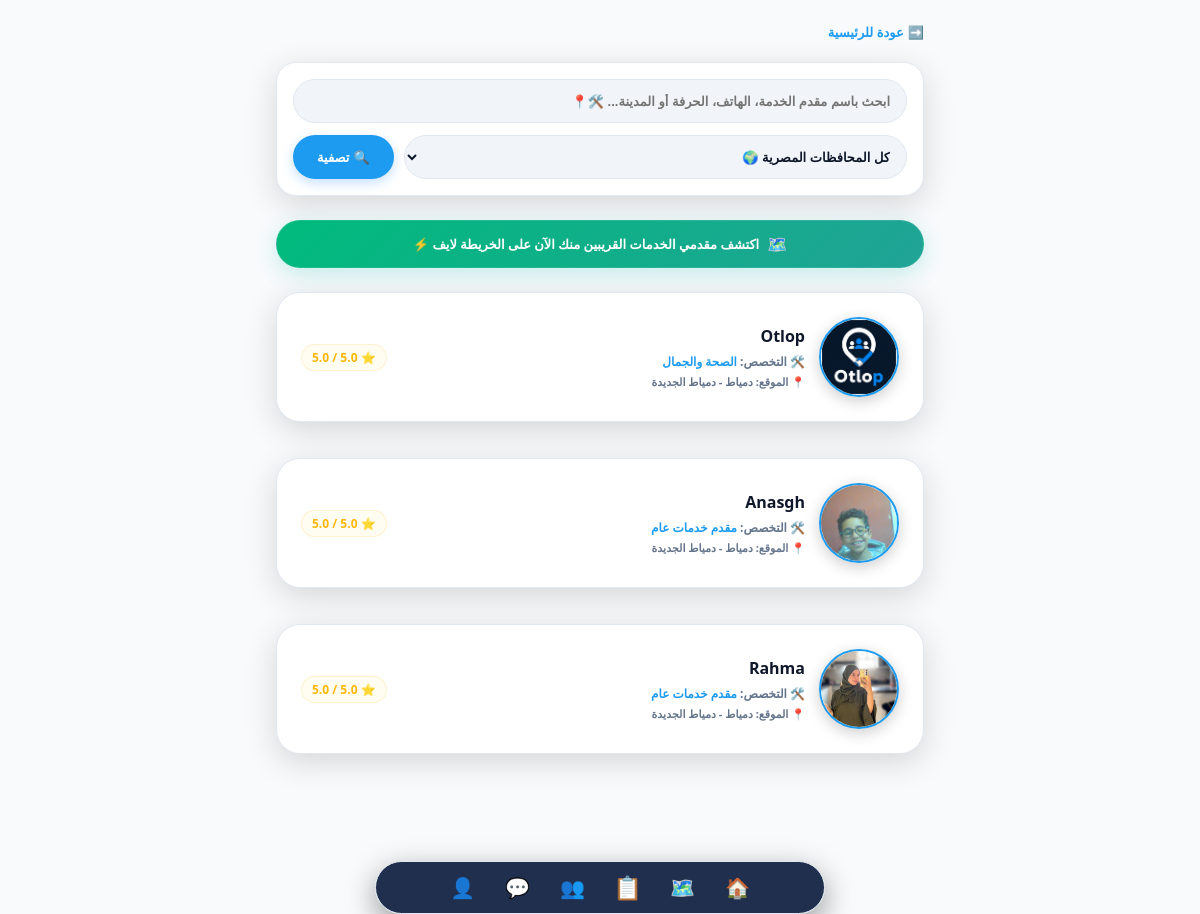
The page /providers/ on the database as committed earlier.
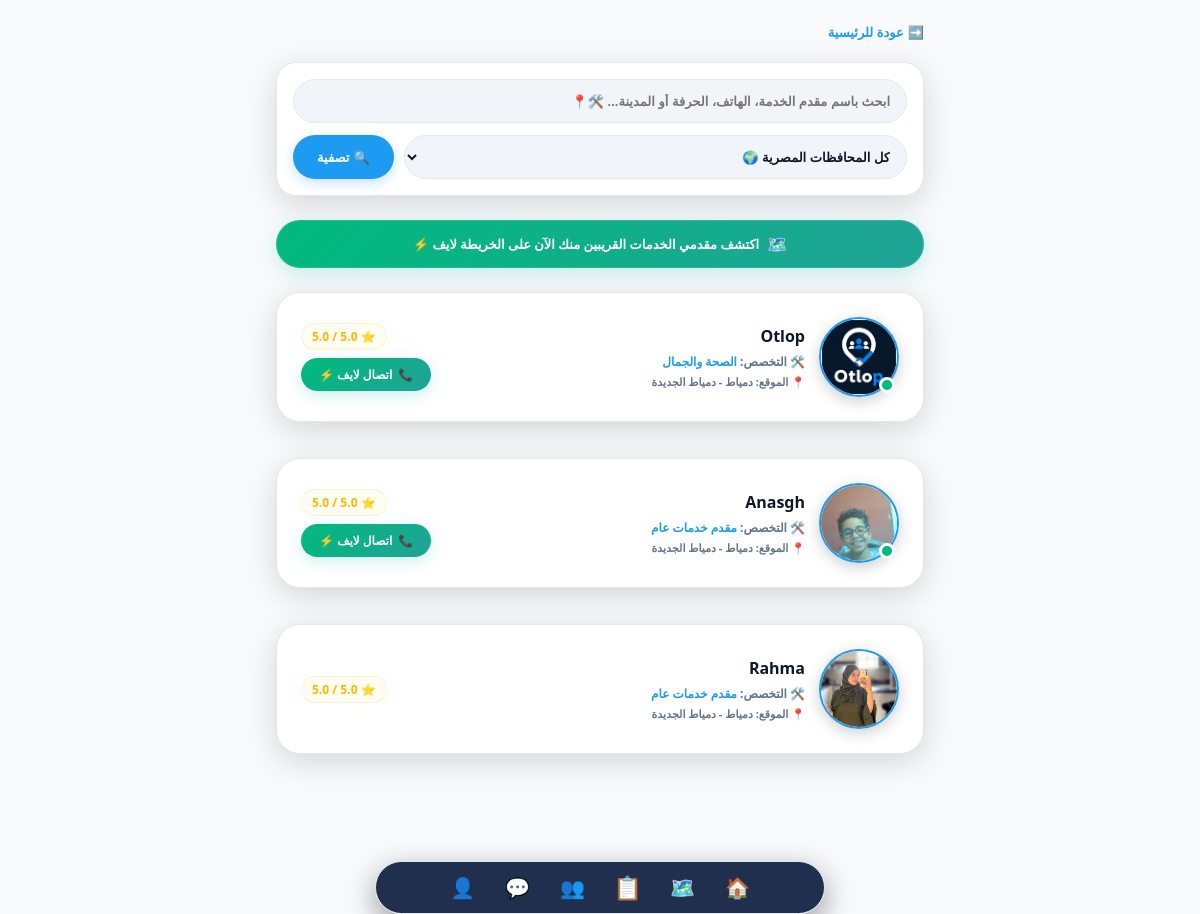
The same page on the database as committed later.
### accounts/models.py (models this page shows, shortened)
class User(AbstractUser):
    USER_TYPE_CHOICES = (
        ('client', 'طالب خدمة'),
        ('provider', 'مقدم خدمة'),
    )
    VERIFICATION_STATUS_CHOICES = (
        ('not_submitted', 'لم يتم تقديم الطلب'),
        ('pending', 'قيد المراجعة والتدقيق'),
        ('verified', 'حساب موثق ومؤكد'),
        ('rejected', 'تم رفض الطلب'),
    )
    phone_number = models.CharField(max_length=15, unique=True, null=True, blank=True, verbose_name="رقم الهاتف")
    user_type = models.CharField(max_length=10, choices=USER_TYPE_CHOICES, default='client', verbose_name="نوع الحساب")
    governorate = models.ForeignKey(Governorate, on_delete=models.SET_NULL, null=True, blank=True, verbose_name="المحافظة")
    city = models.ForeignKey(City, on_delete=models.SET_NULL, null=True, blank=True, verbose_name="المدينة / المركز")
    address_details = models.CharField(max_length=255, blank=True, null=True, verbose_name="تفاصيل العنوان (الشارع / الحي)")
    national_id = models.CharField(max_length=14, blank=True, null=True, verbose_name="الرقم القومي (14 رقم)")
    id_front_image = models.ImageField(upload_to='national_ids/front/', blank=True, null=True, verbose_name="صورة وجه البطاقة")
    id_back_image = models.ImageField(upload_to='national_ids/back/', blank=True, null=True, verbose_name="صورة ظهر البطاقة")
    verification_status = models.CharField(max_length=20, choices=VERIFICATION_STATUS_CHOICES, default='not_submitted', verbose_name="حالة التوثيق")
    category = models.ForeignKey(Category, on_delete=models.SET_NULL, null=True, blank=True, verbose_name="المهنة / التخصص")
    profile_picture = models.ImageField(upload_to='profile_pics/', blank=True, null=True, default='profile_pics/default_user.png', verbose_name="صورة الحساب")
    is_active_now = models.BooleanField(default=False, verbose_name="متاح الآن للعمل")
    latitude = models.FloatField(null=True, blank=True, verbose_name="خط العرض GPS")
    longitude = models.FloatField(null=True, blank=True, verbose_name="خط الطول GPS")
    last_location_update = models.DateTimeField(null=True, blank=True, verbose_name="آخر تحديث للموقع")
    category = models.ForeignKey(
        'Category',
        on_delete=models.SET_NULL,
        null=True,
        blank=True,
        related_name='providers',
        verbose_name="التخصص المهني الرئيسي (للفنيين فقط)"
    )
    interests = models.ManyToManyField(
        'Category',
        blank=True,
        related_name='interested_users',
        verbose_name="الاهتمامات والاحتياجات (لطالبي الخدمة فقط)"
    )
    @property
    def get_average_rating(self):
        ratings = self.received_ratings.all()
        if ratings.exists():
            total_stars = sum(r.stars for r in ratings)
            avg = total_stars / ratings.count()
            return round(avg, 1) # تقريب للرقم مثل 4.5
        return 0.0

class Category(models.Model):
    name_ar = models.CharField(max_length=100, verbose_name="اسم القسم/التخصص بالعربية")
    name_en = models.CharField(max_length=100, verbose_name="اسم القسم/التخصص بالإنجليزية", blank=True, null=True)
    parent = models.ForeignKey(
        'self',
        on_delete=models.CASCADE,
        null=True,
        blank=True,
        related_name='children',
        verbose_name="القسم الأب (اتركه فارغاً ليكون قسماً رئيسياً)"
    )
    icon_emoji = models.CharField(
        max_length=10,
        choices=CATEGORY_EMOJI_CHOICES, # ربط القائمة المنسدلة الذكية
        default="🛠️",
        verbose_name="أيقونة التخصص (إيموجي)"
    )
    created_at = models.DateTimeField(auto_now_add=True)
    class Meta:
        verbose_name = "الالقسم والتخصص"
        verbose_name_plural = "الأقسام والتخصصات"

class Governorate(models.Model):
    name_ar = models.CharField(max_length=100, verbose_name="المحافظة بالكامل (عربي)")
    name_en = models.CharField(max_length=100, verbose_name="المحافظة بالكامل (إنجليزي)")

class City(models.Model):
    governorate = models.ForeignKey(Governorate, on_delete=models.CASCADE, related_name='cities', verbose_name="المحافظة")
    name_ar = models.CharField(max_length=100, verbose_name="المدينة / المركز (عربي)")
    name_en = models.CharField(max_length=100, verbose_name="المدينة / المركز (إنجليزي)")

class Rating(models.Model):
    from_user = models.ForeignKey(User, on_delete=models.CASCADE, related_name='given_ratings')
    to_provider = models.ForeignKey(User, on_delete=models.CASCADE, related_name='received_ratings')
    stars = models.IntegerField(choices=[(i, i) for i in range(1, 6)], verbose_name="عدد النجوم")
    created_at = models.DateTimeField(auto_now_add=True)
    class Meta:
        unique_together = ('from_user', 'to_provider') # منع تكرار التقييم لنفس الشخص

### accounts/views.py (the view)
# urls.py: path('providers/', all_providers_view, name='providers_directory'),
def all_providers_view(request):
    selected_gov = request.GET.get('governorate')
    search_query = request.GET.get('q', '').strip()
    providers = User.objects.filter(user_type='provider')
    if selected_gov:
        providers = providers.filter(governorate_id=selected_gov)
    if search_query:
        providers = providers.filter(
            models.Q(username__icontains=search_query) |
            models.Q(phone_number__icontains=search_query) |
            models.Q(category__name_ar__icontains=search_query)
        ).distinct()
    context = {
        'providers': providers,
        'gov_choices': Governorate.objects.all(),
        'selected_gov': int(selected_gov) if selected_gov else None,
        'search_query': search_query,
    }
    return render(request, 'accounts/providers_directory.html', context)

### accounts/templates/accounts/providers_directory.html (shortened to what the changed rows need)
<!DOCTYPE html>
<html lang="ar" dir="rtl">
<head>
</head>
<body>
    <div class="main-responsive-container">
        <div style="display: flex; flex-direction: column; gap: 16px; width: 100%; box-sizing: border-box;">
            {% for provider in providers %}
                <div class="directory-card">
                    <div style="display: flex; align-items: center; justify-content: space-between; flex-wrap: wrap; gap: 16px; width: 100%; box-sizing: border-box;">
                        <div style="display: flex; align-items: center; gap: 14px;">
                            <a href="{% if request.user.is_authenticated %}{% url 'public_profile' provider.id %}{% else %}{% url 'login' %}{% endif %}" style="text-decoration: none; display: flex; align-items: center; position: relative; flex-shrink: 0;">
                                {% if provider.profile_picture %}
                                    <img src="{{ provider.profile_picture.url }}" class="avatar-directory">
                                {% else %}
                                    <div style="width: 80px; height: 80px; border-radius: 50%; background: var(--input-bg); border: 1px solid var(--border); display: flex; align-items: center; justify-content: center; color: var(--text-muted); font-size: 28px; font-weight: bold;">👤</div>
                                {% endif %}
                                {% if provider.is_active_now %}
                                    <span style="position: absolute; bottom: 4px; right: 4px; width: 16px; height: 16px; background: var(--neon-cyan); border: 3px solid var(--card-bg); border-radius: 50%; animation: status-pulse 2s infinite;"></span>
                                {% endif %}
                            </a>
                            <div style="text-align: right;">
                                <a href="{% if request.user.is_authenticated %}{% url 'public_profile' provider.id %}{% else %}{% url 'login' %}{% endif %}" style="text-decoration: none; color: inherit;">
                                    <h4 style="margin: 0 0 6px 0; font-size: 16px; font-weight: 800; color: var(--text-main);">{{ provider.username }}</h4>
                                </a>
                                <span style="font-size: 12px; color: var(--text-muted); display: block; font-weight: bold; margin-bottom: 4px;">🛠️ التخصص: <span style="color: var(--accent-blue);">{{ provider.category.name_ar|default:"مقدم خدمات عام" }}</span></span>
                                <span style="font-size: 11px; color: var(--text-muted); display: block; font-weight: 600;">📍 الموقع: {{ provider.governorate.name_ar|default:"غير محدد" }} - {{ provider.city.name_ar|default:"غير محدد" }}</span>
                            </div>
                        </div>
                        <div style="display: flex; flex-direction: column; gap: 8px; align-items: flex-end; flex-shrink: 0;">
                            <div style="font-size: 12px; font-weight: bold; color: #ffb703; background: rgba(255,183,3,0.05); padding: 4px 10px; border-radius: 20px; border: 1px solid rgba(255,183,3,0.15);">
                                ⭐ <span>{{ provider.get_average_rating|default:"5.0" }}</span> / 5.0
                            </div>
                            {% if provider.is_active_now %}
                                <a href="{% if request.user.is_authenticated %}{% url 'trigger_voice_call' provider.id %}{% else %}{% url 'login' %}{% endif %}" style="display: inline-flex; align-items: center; gap: 6px; background: linear-gradient(135deg, var(--neon-cyan), #20a396); color: white !important; text-decoration: none; padding: 8px 18px; border-radius: 30px; font-weight: 800; font-size: 12px; box-shadow: 0 4px 15px rgba(46,196,182,0.25);">
                                    <span>📞</span> <span>اتصال لايف ⚡</span>
                                </a>
                            {% endif %}
                        </div>
                    </div>
                </div>
            {% empty %}
                <p style="text-align: center; color: var(--text-muted); padding: 40px; border-radius: 24px; border: 2px dashed var(--border); margin: 0; font-weight: 700; font-size: 13px; background: var(--card-bg);">لا يوجد مقدمي خدمات مسجلين حالياً يطابقون خيارات البحث.</p>
            {% endfor %}
        </div>
    </div>
</body>
</html>

Rows that differ between the two databases and show on the page:
changed User "Otlop": now shows "📞 اتصال لايف ⚡"
changed User "Anasgh": now shows "📞 اتصال لايف ⚡"
